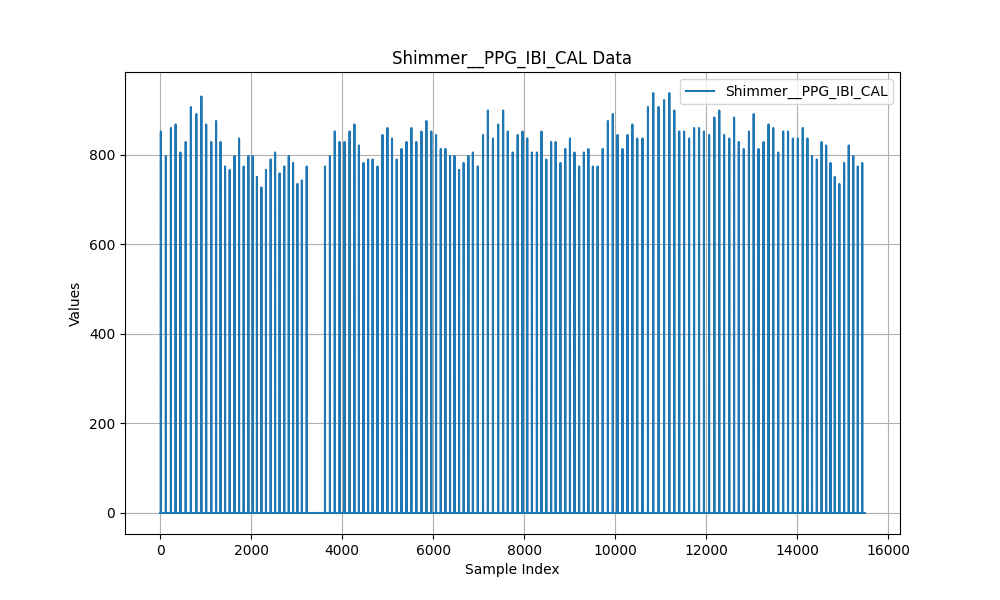

This chart was generated by the following Python code:
import os
import pandas as pd
import matplotlib.pyplot as plt

# Define the folder path where your CSV files are located
folder_path = r"C:\Users\anechyporenko\Desktop\Measurments\Huzze\PPG_IBI\After Stress"

# Get a list of CSV files in the folder
csv_files = [file for file in os.listdir(folder_path) if file.endswith(".csv")]

# Iterate through each CSV file and list all column names
for csv_file in csv_files:
    # Construct the full path to the CSV file
    csv_path = os.path.join(folder_path, csv_file)

    # Load the CSV file into a DataFrame
    df = pd.read_csv(csv_path, delimiter='\t', skiprows=[0, 2])

    # Print the list of column names
    print(f"Column names in {csv_file}:")
    for column_name in df.columns:
        print(column_name)     

    # Print the values in the "Shimmer__PPG_IBI_CAL" column
    print("Values in 'Shimmer__PPG_IBI_CAL' column:")
    ibi_data = df["Shimmer__PPG_IBI_CAL"]
    print(ibi_data)

    # Create a range of x-values (assuming a simple linear progression)
    x_values = range(len(ibi_data))

    # Plot the data
    plt.figure(figsize=(10, 6))  # Adjust the figure size as needed
    plt.plot(x_values, ibi_data, label="Shimmer__PPG_IBI_CAL")
    plt.xlabel("Sample Index")
    plt.ylabel("Values")
    plt.title("Shimmer__PPG_IBI_CAL Data")
    plt.legend()
    plt.grid(True)

    # Show the plot
    plt.show()
